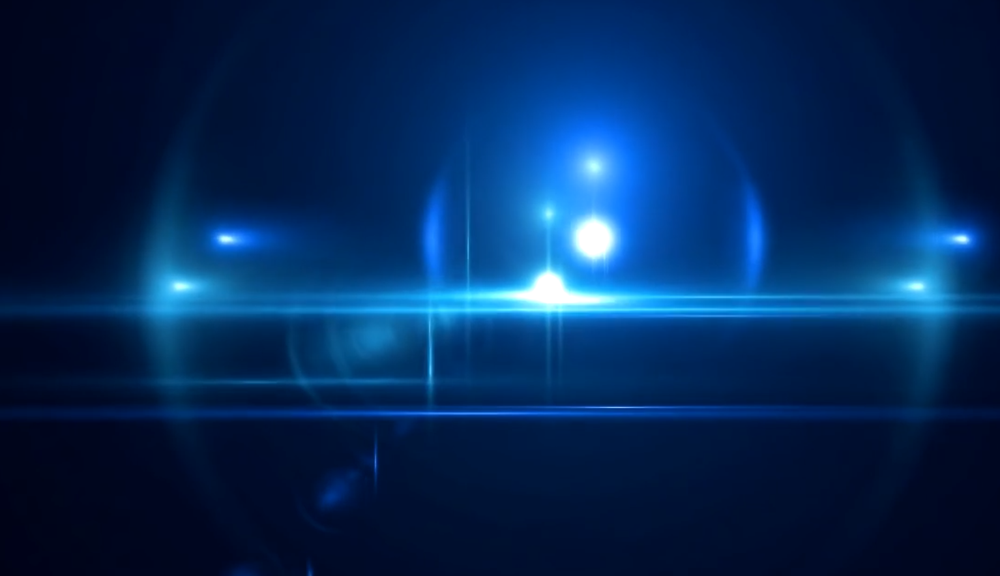
#> input picture light.png, 1000 x 576 px, shrunk from 1534 x 883 before the run
$ python tracking_light_demo.py --image light.png   (older library calls are emulated)
#> lines starting #> are read from the running program, lines starting #| are printed output that depends on the picture; after the words box and inside, x2 and y2 are one past the last pixel; in counts of white or black regions, pixels touching at a corner belong together
# import the necessary packages
from imutils import contours
from skimage import measure
import numpy as np
import argparse
import imutils
import cv2


# construct the argument parse and parse the arguments
ap = argparse.ArgumentParser()
ap.add_argument("-i", "--image", required=True,
                help="path to the image file")
args = vars(ap.parse_args())

# load the image, convert it to grayscale, and blur it
frame = cv2.imread(args["image"])
#> frame is the input picture: shape (576, 1000, 3); mean B, G, R 88.6, 41.3, 4.5
gray = cv2.cvtColor(frame, cv2.COLOR_BGR2GRAY)
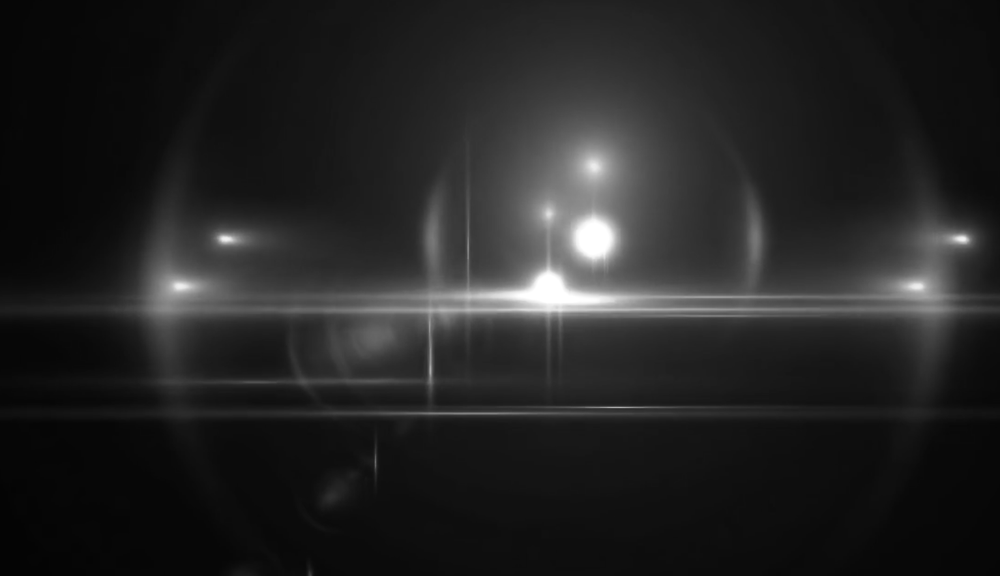
#> gray: shape (576, 1000); min 4, max 255, mean 35.7
blurred = cv2.GaussianBlur(gray, (11, 11), 0)

# threshold the image to reveal light regions in the
# blurred image
thresh = cv2.threshold(blurred, 200, 255, cv2.THRESH_BINARY)[1]
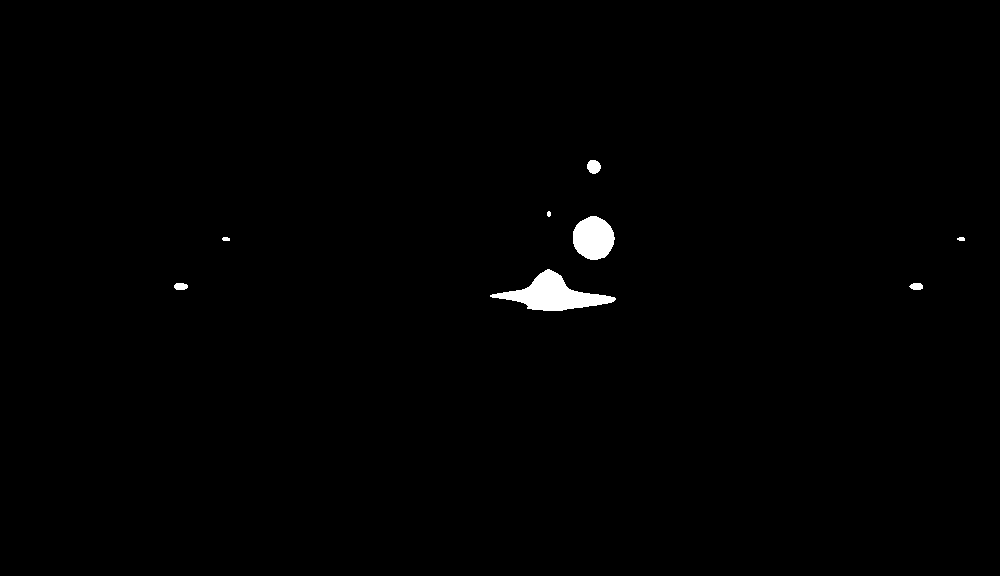
#> thresh: shape (576, 1000); 0.71% white; 8 white regions, largest, box (x1, y1, x2, y2) and area: (490, 269, 616, 311) 2307, (573, 216, 615, 260) 1416, (587, 160, 601, 174) 152

# perform a series of erosions and dilations to remove
# any small blobs of noise from the thresholded image
thresh = cv2.erode(thresh, None, iterations=2)
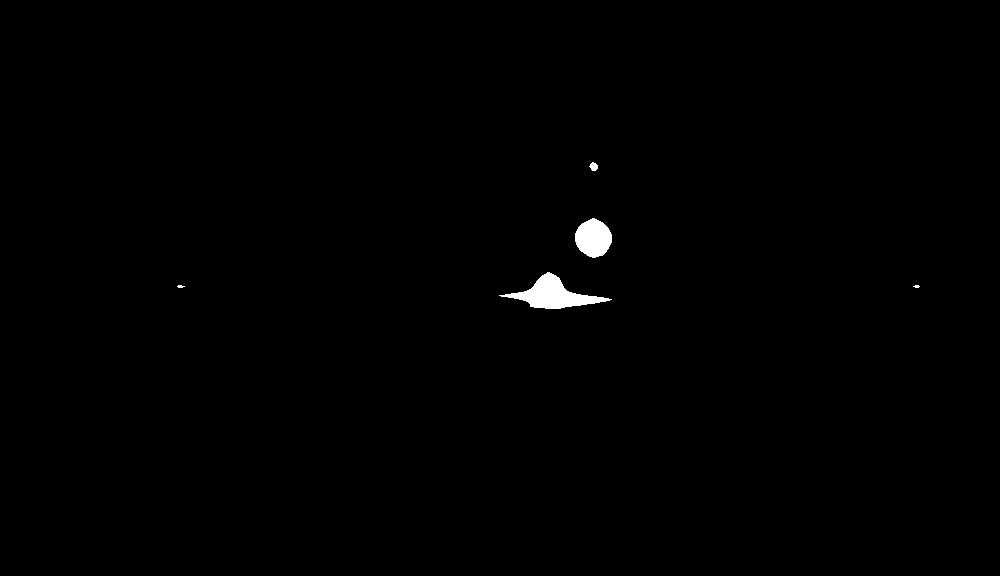
#> thresh: shape (576, 1000); 0.49% white; 5 white regions (2 under 20 px), largest, box (x1, y1, x2, y2) and area: (499, 272, 612, 309) 1656, (575, 218, 612, 258) 1089, (589, 162, 598, 171) 56
thresh = cv2.dilate(thresh, None, iterations=4)
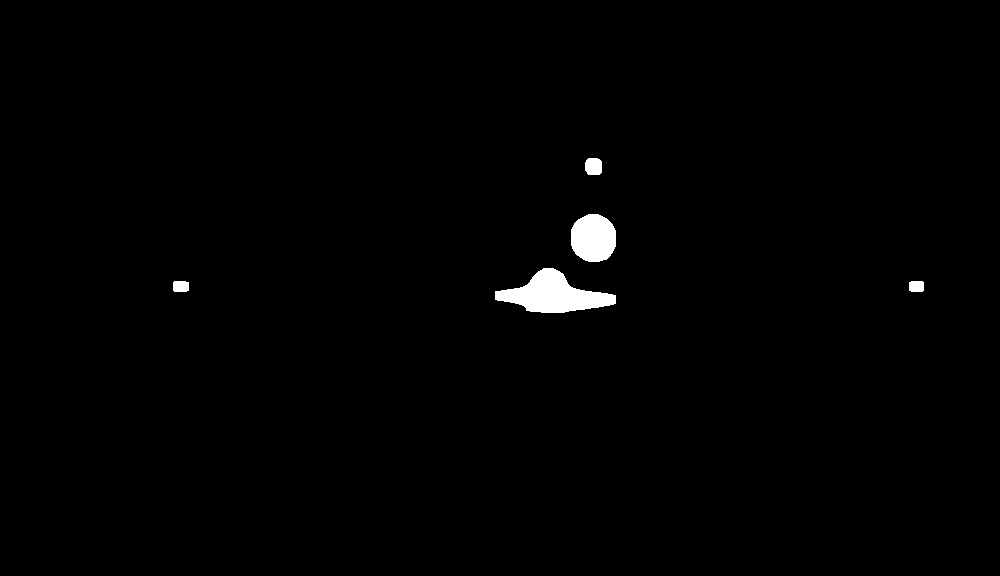
#> thresh: shape (576, 1000); 0.92% white; 5 white regions, box (x1, y1, x2, y2) and area: (495, 268, 616, 313) 2920, (571, 214, 616, 262) 1769, (585, 158, 602, 175) 264, (173, 281, 189, 292) 169, (909, 281, 924, 292) 159

# perform a connected component analysis on the thresholded
# image, then initialize a mask to store only the "large"
# components
labels = measure.label(thresh, neighbors=8, background=0)
#> labels: shape (576, 1000) int64; 6 distinct labels, from 0 to 5
mask = np.zeros(thresh.shape, dtype="uint8")

# loop over the unique components
for label in np.unique(labels):
    # if this is the background label, ignore it
    if label == 0:
        continue

    # otherwise, construct the label mask and count the
    # number of pixels
    labelMask = np.zeros(thresh.shape, dtype="uint8")
    labelMask[labels == label] = 255
    numPixels = cv2.countNonZero(labelMask)

    # if the number of pixels in the component is sufficiently
    # large, then add it to our mask of "large blobs"
    if numPixels > 300:
        mask = cv2.add(mask, labelMask)
#> this loop made 6 passes
#> numPixels on passes 2 to 6: 264, 1769, 2920, 169, 159
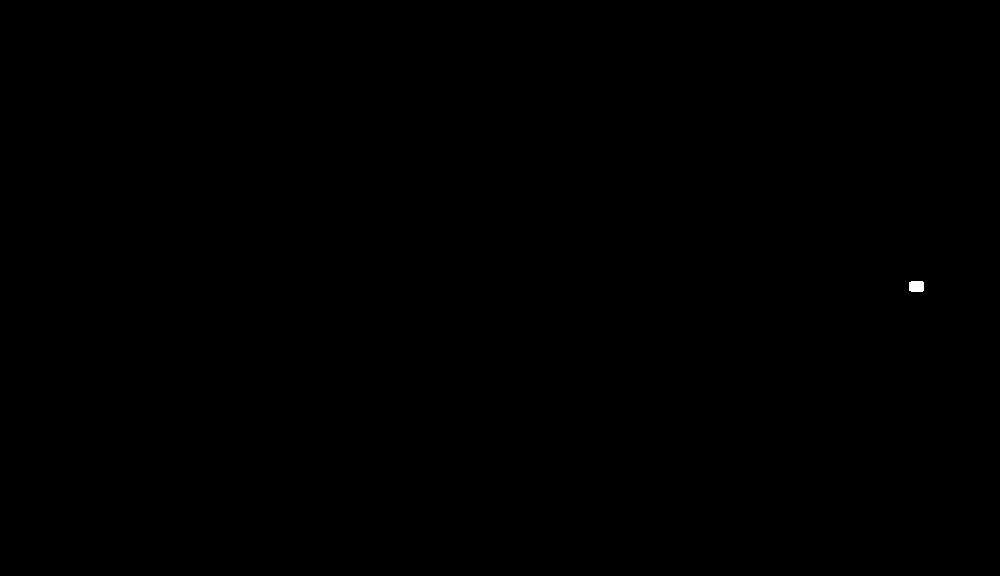
#> labelMask: shape (576, 1000); 0.03% white; 1 white region, box (x1, y1, x2, y2) and area: (909, 281, 924, 292) 159
#> mask: shape (576, 1000); 0.81% white; 2 white regions

# find the contours in the mask, then sort them from left to
# right
cnts = cv2.findContours(mask.copy(), cv2.RETR_EXTERNAL,
                        cv2.CHAIN_APPROX_SIMPLE)
#> cnts = 2 contours; box (x1, y1, x2, y2) and area: (495, 268, 616, 313) 2786, (571, 214, 616, 262) 1701
cnts = cnts[0] if imutils.is_cv2() else cnts[1]
cnts = contours.sort_contours(cnts)[0]

# loop over the contours
for (i, c) in enumerate(cnts):
    # draw the bright spot on the image
    (x, y, w, h) = cv2.boundingRect(c)
    ((cX, cY), radius) = cv2.minEnclosingCircle(c)
    cv2.circle(frame, (int(cX), int(cY)), int(radius),
               (0, 255, 0), 2)
    cv2.putText(frame, "Light-{}".format(i + 1), (x, y - 15),
                cv2.FONT_HERSHEY_SIMPLEX, 0.45, (0, 255, 0), 1)
#> this loop made 2 passes
#> (x, y, w, h, cX, cY, radius) on passes 1 to 2: (495, 268, 121, 45, 555, 297, 60.3), (571, 214, 45, 48, 593.5, 237.9, 24.53)
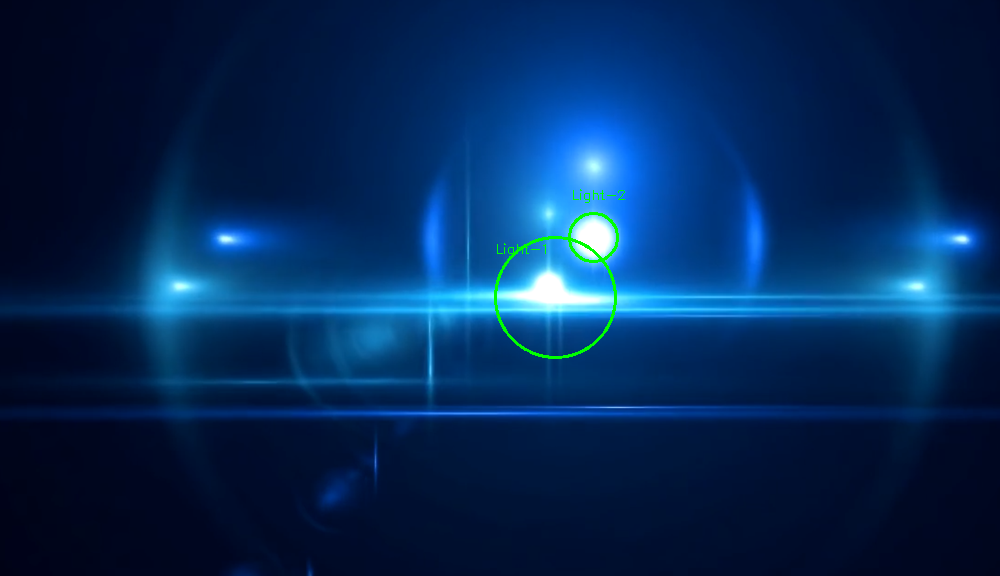
#> frame: shape (576, 1000, 3); 0.31% of pixels changed, all inside (x1, y1, x2, y2) = (494, 189, 625, 359)

# show the output image
cv2.imshow("Light Tracking", frame)
cv2.waitKey(0)
